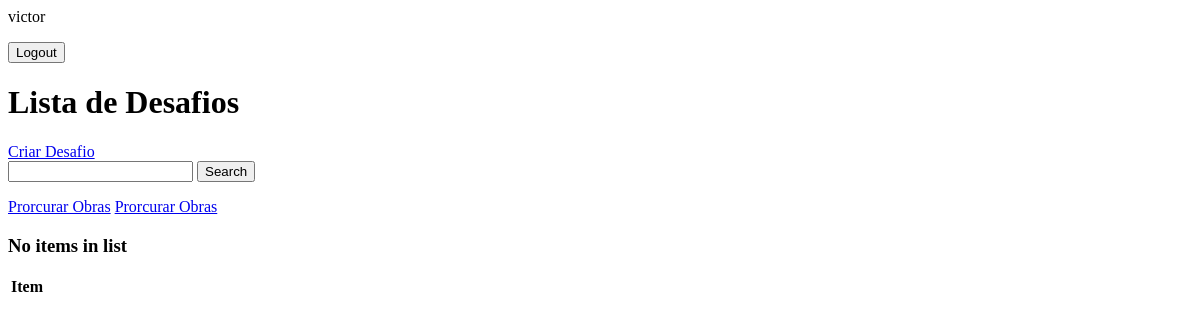
Before: / (signed in) with the older database file.
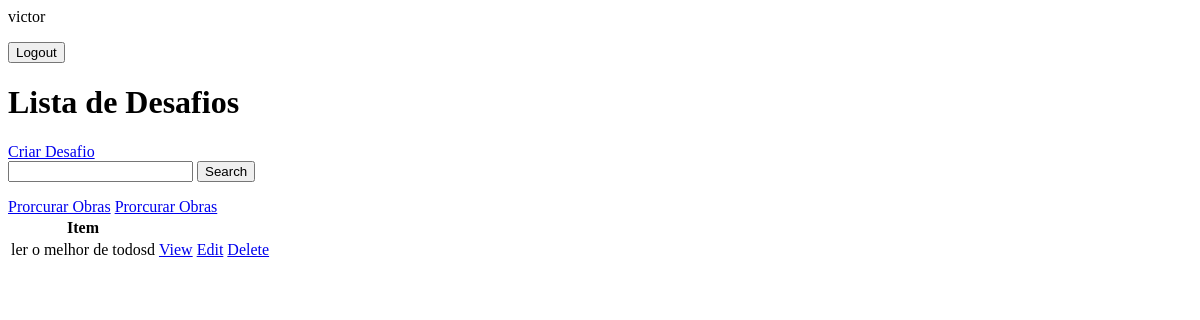
After: the same page with the newer database file.
### base/models.py (models this page shows, shortened)
class Challenge(models.Model):
    book = models.ForeignKey(Work, related_name='challenges', on_delete=models.CASCADE)
    user = models.ForeignKey(User, on_delete=models.CASCADE)
    title = models.CharField(max_length=200, null=True, blank=True)
    description = models.TextField(null=True, blank=True)
    completed = models.BooleanField(default=False)
    created = models.DateTimeField(auto_now_add=True)
    class Meta:
        ordering = ['completed']

### base/views.py (the view)
# urls.py: path('', ChallengeList.as_view(), name='challenges'),
class ChallengeList(LoginRequiredMixin, ListView):
    model = Challenge
    context_object_name = 'challenges'
    def get_context_data(self, **kwargs):
        context = super().get_context_data(**kwargs)
        context['challenges'] = context['challenges'].filter(user=self.request.user)
        context['count'] = context['challenges'].filter(completed=False).count()
        search_input = self.request.GET.get('search-area') or ''
        if search_input:
            context['challenges'] = context['challenges'].filter(title__startswith=search_input)
        context['search_input'] = search_input
        return context

### base/templates/base/challenge_list.html (shortened to what this page needs)
{% if request.user.is_authenticated%}
    <p>{{request.user}}</p>
    <form action="{% url 'logout' %}" method="post">
        <button type="submit">Logout</button>
    </form>
    {% else %}
    <a href="{% url 'login' %}">Login</a>
    {% endif %}
<h1>Lista de Desafios</h1>
<a href="{% url 'challenge-create' %}">Criar Desafio</a>
<form method="GET">
    <input type="text" name="search-area" value="{{search_input}}">
    <input type="submit" value="Search">
</form>
<a href="{% url 'works' %}">Prorcurar Obras</a>
<table>
    <a href="{% url 'works' %}">Prorcurar Obras</a>
    <tr>
        <th>Item</th>
        <th></th>
        <th></th>
    </tr>
    {% for challenge in challenges %}
    <tr>
        <td>{{challenge.title}}</td>
        <td><a href="{% url 'challenge' challenge.id %}">View</a></td>
        <td><a href="{% url 'challenge-update' challenge.id %}">Edit</a></td>
        <td><a href="{% url 'challenge-delete' challenge.id %}">Delete</a></td>
    </tr>
    {% empty %}
    <h3>No items in list</h3>
    {% endfor %}
</table>

Changed rows visible on the page:
added Challenge: title "ler o melhor de todosd"
Other visible differences:
text no longer shown: "No items in list"
